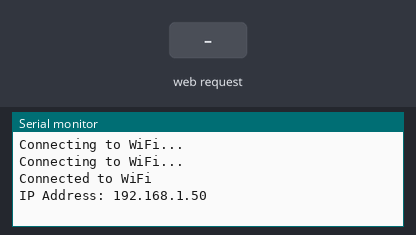
The sketch below on a simulated ESP32. Parts: the last lines printed to the serial monitor. The inputs (shaded band) are chosen by the test bench. WiFi joins after 1.5 s; servers stay silent unless stated; I2S audio is not simulated (input reads silence).

Above: at 3.2 s.
3.3 s: HTTP request GET /record received
At 4.4 s:
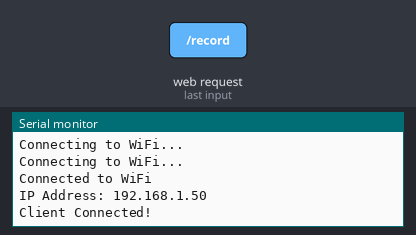
At 5.6 s:
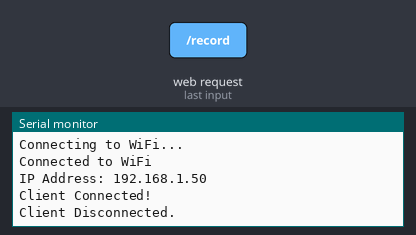

Measured:
- after the input at 3.3 s, the serial monitor: prints a new line at once (image 1)

The sketch:

sending-audio.ino
```cpp
#include <WiFi.h>
#include <driver/i2s.h>

#define I2S_WS 22
#define I2S_SD 12
#define I2S_SCK 21
#define I2S_PORT I2S_NUM_0
#define BUFFER_LEN 512

const char* ssid = "ibrar";
const char* password = "123456789";
const int serverPort = 12345;

WiFiServer server(serverPort);
int16_t sBuffer[BUFFER_LEN];

void setup() {
  Serial.begin(921600);
  WiFi.begin(ssid, password);

  while (WiFi.status() != WL_CONNECTED) {
    delay(1000);
    Serial.println("Connecting to WiFi...");
  }

  Serial.println("Connected to WiFi");
  Serial.print("IP Address: ");
  Serial.println(WiFi.localIP());
  server.begin();

  // I2S Configuration
  i2s_config_t i2s_config = {
    .mode = (i2s_mode_t)(I2S_MODE_MASTER | I2S_MODE_RX),
    .sample_rate = 16000,
    .bits_per_sample = I2S_BITS_PER_SAMPLE_16BIT,
    .channel_format = I2S_CHANNEL_FMT_ONLY_LEFT,
    .communication_format = I2S_COMM_FORMAT_I2S,
    .intr_alloc_flags = 0,
    .dma_buf_count = 8,
    .dma_buf_len = BUFFER_LEN,
    .use_apll = false
  };

  i2s_pin_config_t pin_config = {
    .bck_io_num = I2S_SCK,
    .ws_io_num = I2S_WS,
    .data_out_num = -1,
    .data_in_num = I2S_SD
  };

  i2s_driver_install(I2S_PORT, &i2s_config, 0, NULL);
  i2s_set_pin(I2S_PORT, &pin_config);
}

void loop() {
  WiFiClient client = server.available();

  if (client) {
    Serial.println("Client Connected!");

    while (client.connected()) {
      if (client.available()) {
        String command = client.readStringUntil('\n');
        if (command.startsWith("record")) {
          size_t bytes_read;
          for (int i = 0; i < 160; i++) {  // 5 seconds at 16kHz
            i2s_read(I2S_PORT, &sBuffer, sizeof(sBuffer), &bytes_read, portMAX_DELAY);
            client.write((const char *)sBuffer, bytes_read);
          }
        }
      }
    }
    Serial.println("Client Disconnected.");
    client.stop();
  }
}
```
